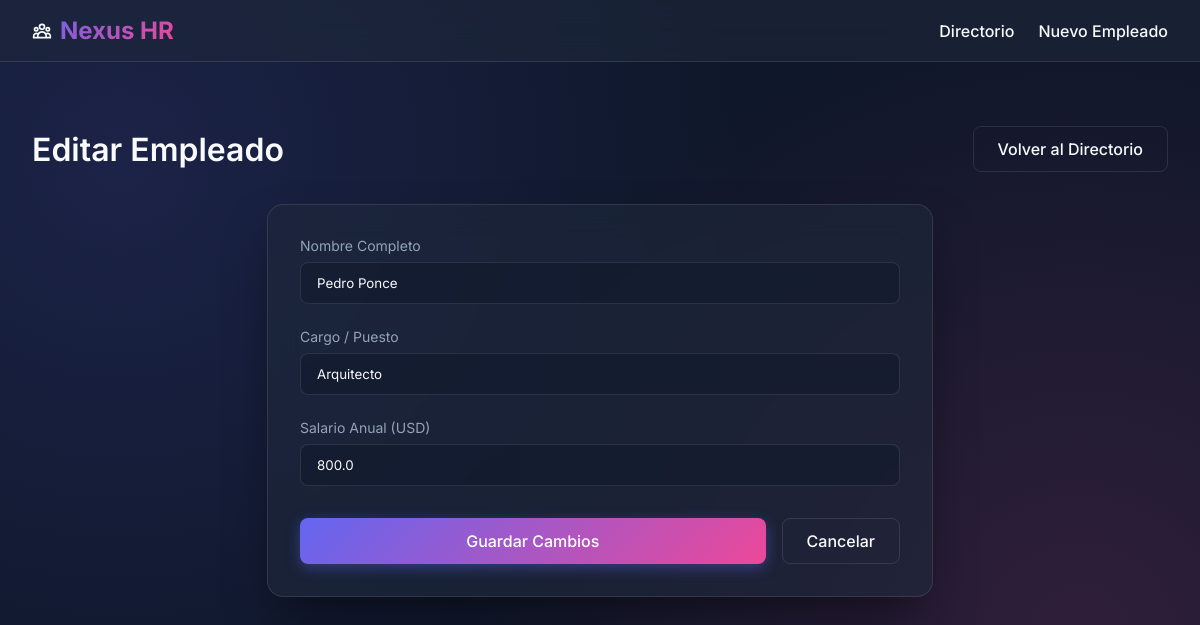
The page /employee/2/edit on the database its author committed.
### models.py (models this page shows, shortened)
class Employee(db.Model):
    __tablename__ = 'employees'
    id = db.Column(db.Integer, primary_key=True)
    name = db.Column(db.String(100), nullable=False)
    position = db.Column(db.String(100), nullable=False)
    salary = db.Column(db.Float, nullable=False)

### app.py (the view, shortened to what this page needs)
@app.route('/employee/<int:id>/edit', methods=['GET', 'POST'])
def edit_employee(id):
    employee = Employee.query.get_or_404(id)
    return render_template('edit.html', employee=employee)

### templates/edit.html (shortened to what this page needs)
{% extends 'base.html' %}
{% block content %}
<div class="page-header">
    <h1>Editar Empleado</h1>
    <a href="{{ url_for('index') }}" class="btn btn-secondary">Volver al Directorio</a>
</div>
<div class="glass-panel" style="max-width: 600px; margin: 0 auto;">
    <form action="{{ url_for('edit_employee', id=employee.id) }}" method="POST">
        <div class="form-group">
            <label for="name">Nombre Completo</label>
            <input type="text" id="name" name="name" value="{{ employee.name }}" required>
        </div>
        <div class="form-group">
            <label for="position">Cargo / Puesto</label>
            <input type="text" id="position" name="position" value="{{ employee.position }}" required>
        </div>
        <div class="form-group">
            <label for="salary">Salario Anual (USD)</label>
            <input type="number" id="salary" name="salary" step="0.01" min="0" value="{{ employee.salary }}" required>
        </div>
        <div style="margin-top: 2rem; display: flex; gap: 1rem;">
            <button type="submit" class="btn btn-primary" style="flex: 1;">Guardar Cambios</button>
            <a href="{{ url_for('view_employee', id=employee.id) }}" class="btn btn-secondary">Cancelar</a>
        </div>
    </form>
</div>
{% endblock %}

### static/css/style.css (style rules this page uses)
:root { --bg-base: #0f172a; --surface-color: rgba(30, 41, 59, 0.6); --surface-border: rgba(255, 255, 255, 0.1); --primary-color: #6366f1; --primary-hover: #4f46e5; --secondary-color: #ec4899; --secondary-hover: #db2777; --danger-color: #ef4444; --danger-hover: #dc2626; --success-color: #10b981; --text-color: #f8fafc; --text-muted: #94a3b8; --glass-blur: blur(16px); --transition-speed: 0.3s; }
body { background-color: var(--bg-base); background-image: radial-gradient(circle at 10% 20%, rgba(99, 102, 241, 0.15) 0%, transparent 50%), radial-gradient(circle at 90% 80%, rgba(236, 72, 153, 0.15) 0%, transparent 50%); background-attachment: fixed; color: var(--text-color); font-family: 'Inter', sans-serif; margin: 0; padding: 0; min-height: 100vh; display: flex; flex-direction: column; }
.glass-panel { background: var(--surface-color); backdrop-filter: var(--glass-blur); border: 1px solid var(--surface-border); border-radius: 1rem; padding: 2rem; box-shadow: 0 25px 50px -12px rgba(0, 0, 0, 0.5); animation: fadeIn 0.5s ease-out; }
.page-header { display: flex; justify-content: space-between; align-items: center; margin-bottom: 2rem; }
h1, h2, h3 { margin: 0; font-weight: 600; }
.btn { display: inline-flex; align-items: center; justify-content: center; gap: 0.5rem; padding: 0.75rem 1.5rem; border-radius: 0.5rem; font-weight: 500; text-decoration: none; border: none; cursor: pointer; transition: all var(--transition-speed); font-family: 'Inter', sans-serif; font-size: 1rem; }
.btn-primary { background: linear-gradient(135deg, var(--primary-color), var(--secondary-color)); color: white; box-shadow: 0 4px 14px 0 rgba(99, 102, 241, 0.39); }
.btn-secondary { background: transparent; color: var(--text-color); border: 1px solid var(--surface-border); }
.form-group { margin-bottom: 1.5rem; }
label { display: block; margin-bottom: 0.5rem; color: var(--text-muted); font-size: 0.875rem; }
input[type="text"], input[type="number"], input[type="search"] { width: 100%; padding: 0.75rem 1rem; border-radius: 0.5rem; background: rgba(15, 23, 42, 0.5); border: 1px solid var(--surface-border); color: var(--text-color); font-family: 'Inter', sans-serif; transition: all var(--transition-speed); box-sizing: border-box; }

### rows shown on the page
Employee: name "Pedro Ponce", position "Arquitecto", salary "800.0"
